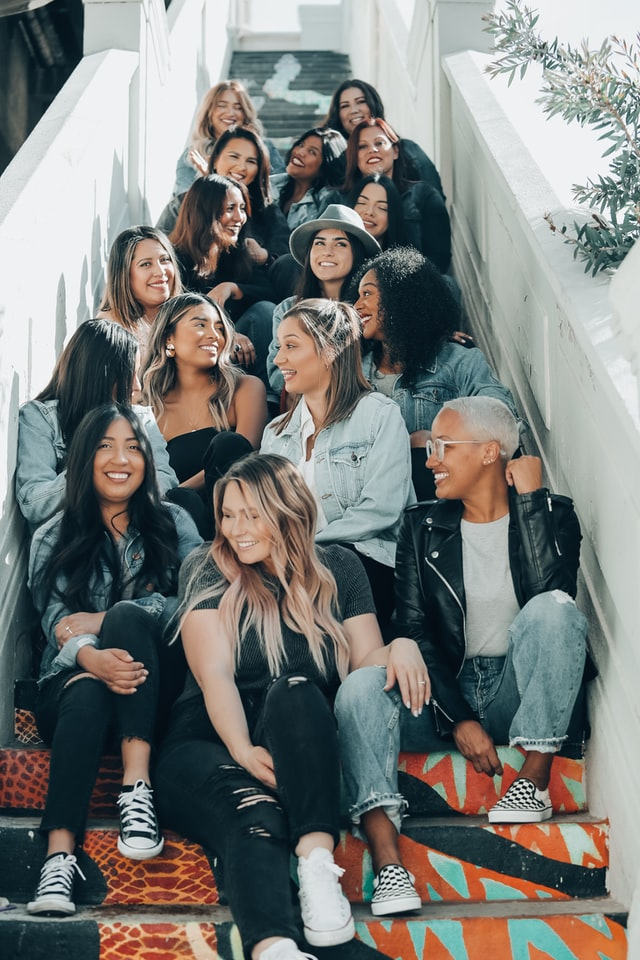
#> input picture face_recog/Images/group2.jpg, 640 x 960 px, found by its file name
$ python face_detect.py
#> lines starting #> are read from the running program, lines starting #| are printed output that depends on the picture; after the words box and inside, x2 and y2 are one past the last pixel; in counts of white or black regions, pixels touching at a corner belong together
import cv2 as cv

img = cv.imread('Images\group2.jpg')
#> img is the input picture: shape (960, 640, 3); mean B, G, R 120.4, 123.3, 121.1
cv.imshow('group of people' , img)

gray = cv.cvtColor(img , cv.COLOR_BGR2GRAY)
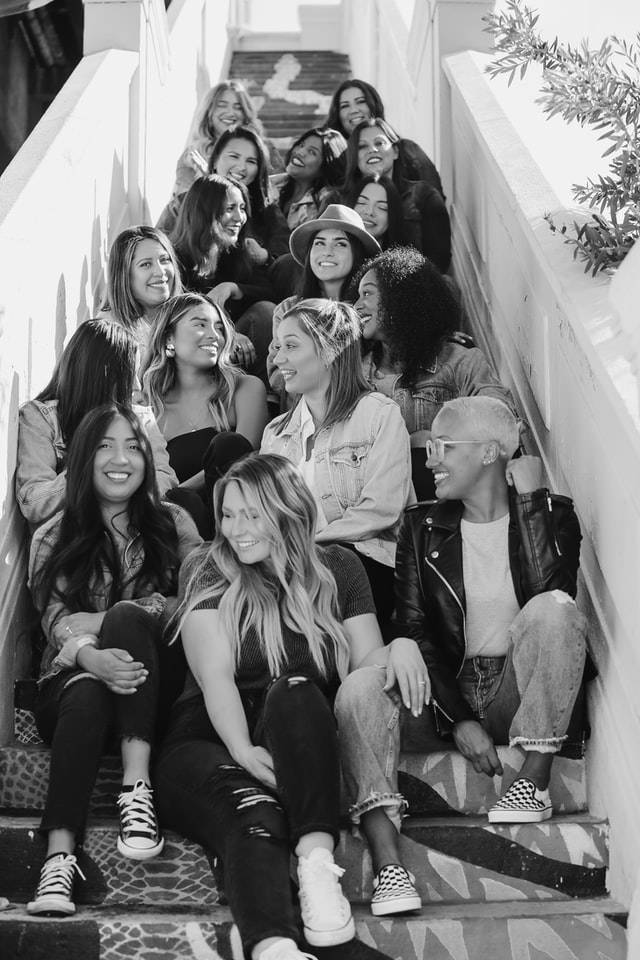
#> gray: shape (960, 640); min 1, max 255, mean 122.3
cv.imshow('gray people' , gray)

haar_cascade = cv.CascadeClassifier('haar_face.xml')


faces_rect = haar_cascade.detectMultiScale(gray , scaleFactor = 1.2, minNeighbors = 3)
#> faces_rect = [[332, 89, 40, 40], [304, 225, 52, 52], [6, 464, 49, 49], [38, 839, 45, 45], [349, 126, 47, 47], [216, 139, 51, 51], [125, 239, 59, 59], [180, 303, 58, 58], [90, 426, 60, 60], [211, 494, 60, 60], [110, 766, 55, 55]]

print(f'number of faces found ={len(faces_rect)}')
#| number of faces found =11

# to draw rectangle over the face
for (x,y,w,h) in faces_rect:
    cv.rectangle(img , (x,y) ,(x+w,y+h) , (0,255,0) , thickness = 2 )
#> this loop made 11 passes
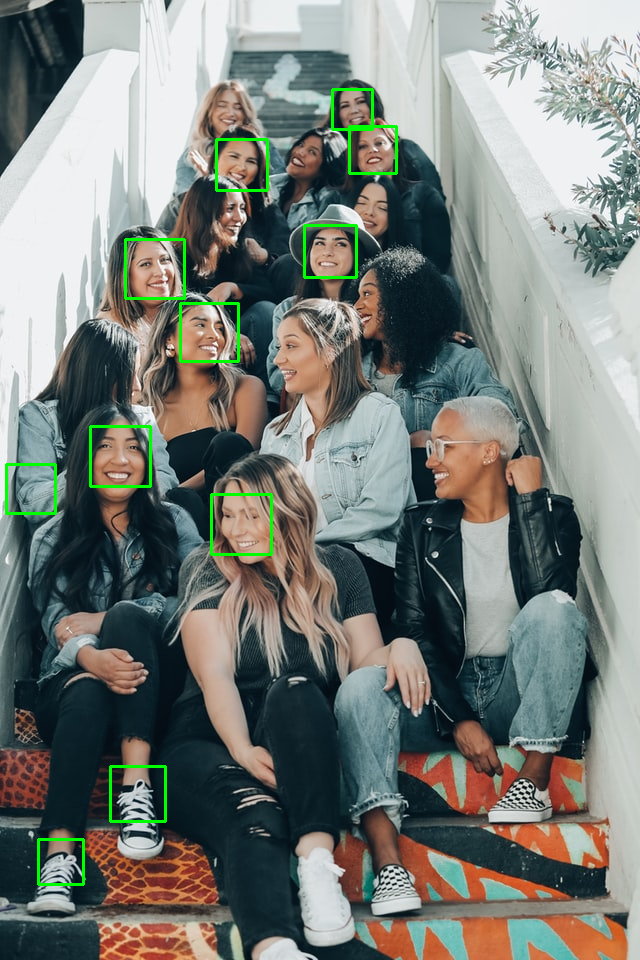
#> img: shape (960, 640, 3); 1.11% of pixels changed, all inside (x1, y1, x2, y2) = (5, 88, 398, 886)

cv.imshow('detected faces' , img)

cv.waitKey(0)

$ run again, with face_recog/Images/group1.jpg copied over face_recog/Images/group2.jpg
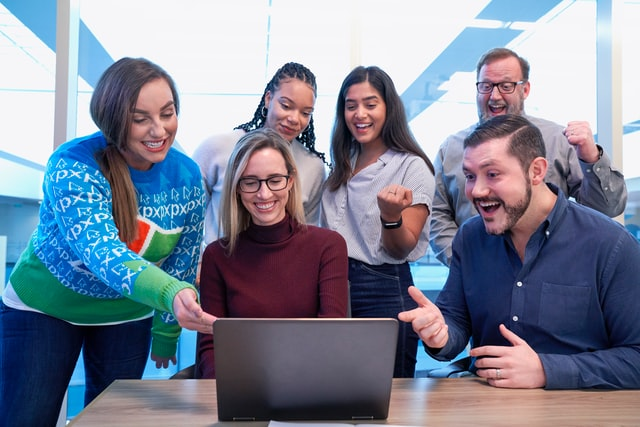
#> input picture face_recog/Images/group1.jpg, 640 x 427 px, found by its file name
#> img is the input picture: shape (427, 640, 3); mean B, G, R 149.5, 132.7, 126.3
#> `gray = cv.cvtColor(img , cv.COLOR_BGR2GRAY)`:
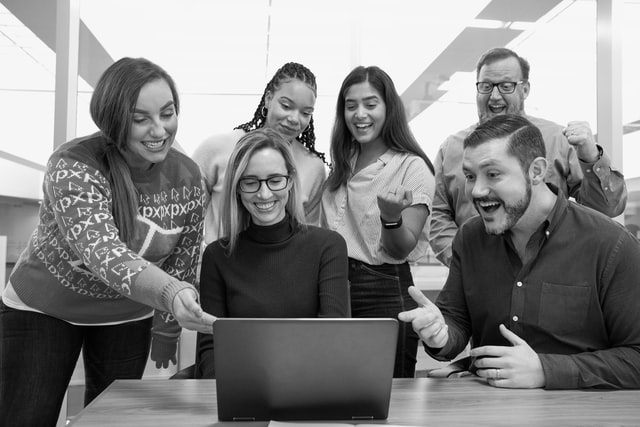
#> gray: shape (427, 640); min 0, max 255, mean 132.7
#> faces_rect = [[335, 84, 54, 54], [470, 65, 56, 56], [122, 91, 67, 67], [228, 155, 69, 69], [442, 144, 81, 81]]
#| number of faces found =5
#> the loop `for (x,y,w,h) in faces_rect:` made 5 passes
#> after the loop `for (x,y,w,h) in faces_rect:`:
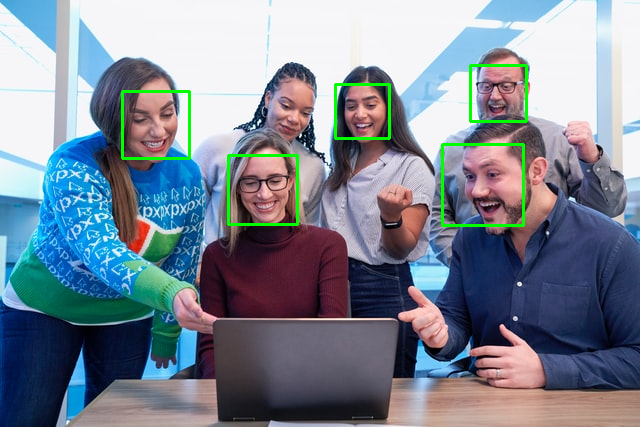
#> img: shape (427, 640, 3); 1.43% of pixels changed, all inside (x1, y1, x2, y2) = (121, 64, 528, 227)

$ run again, with face_recog/Images/BOSTON2.jpg copied over face_recog/Images/group2.jpg
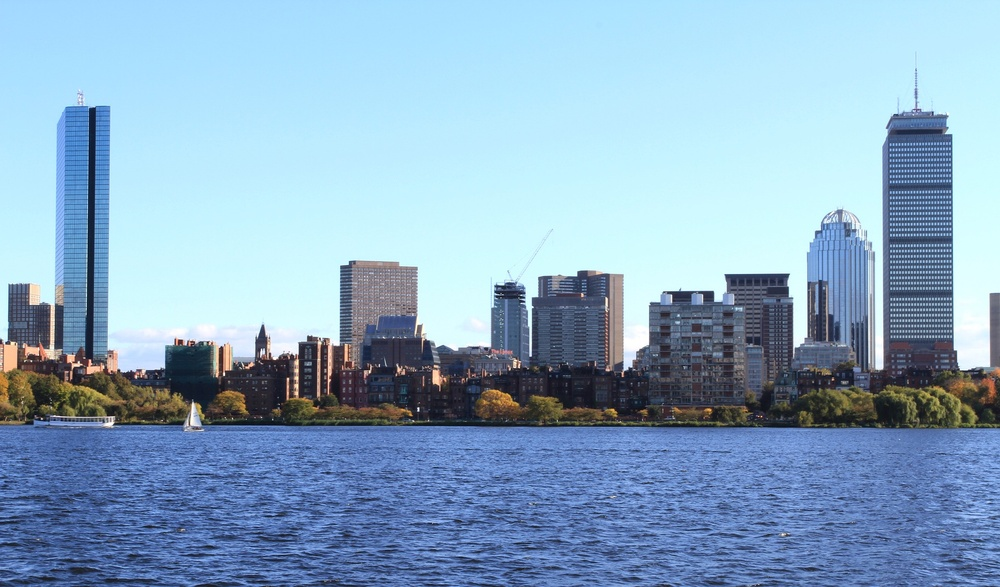
#> input picture face_recog/Images/BOSTON2.jpg, 1000 x 587 px, shrunk from 1920 x 1127 before the run, found by its file name
#> img is the input picture: shape (587, 1000, 3); mean B, G, R 195.4, 169.2, 137.7
#> `gray = cv.cvtColor(img , cv.COLOR_BGR2GRAY)`:
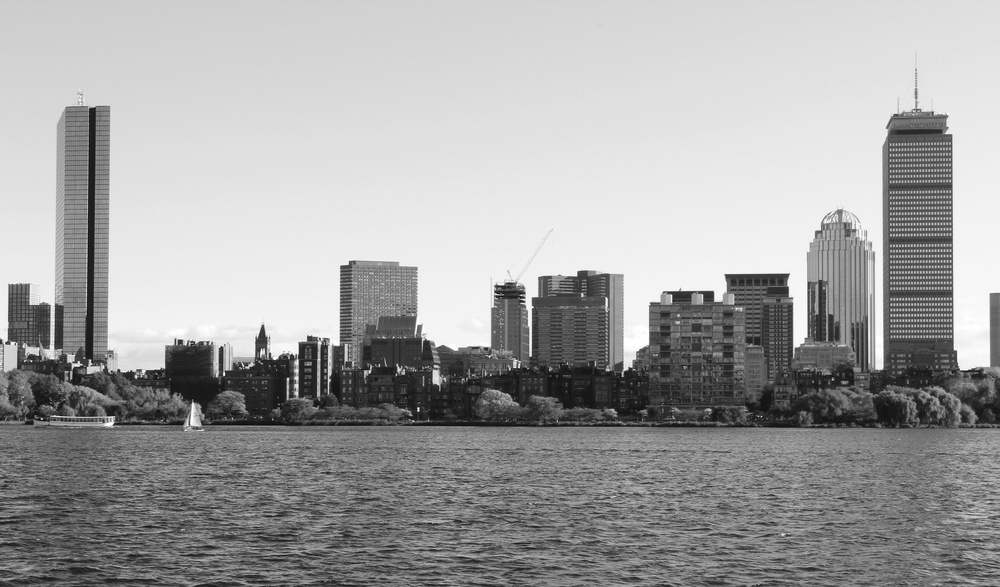
#> gray: shape (587, 1000); min 7, max 255, mean 162.8
#> faces_rect = ()
#| number of faces found =0
